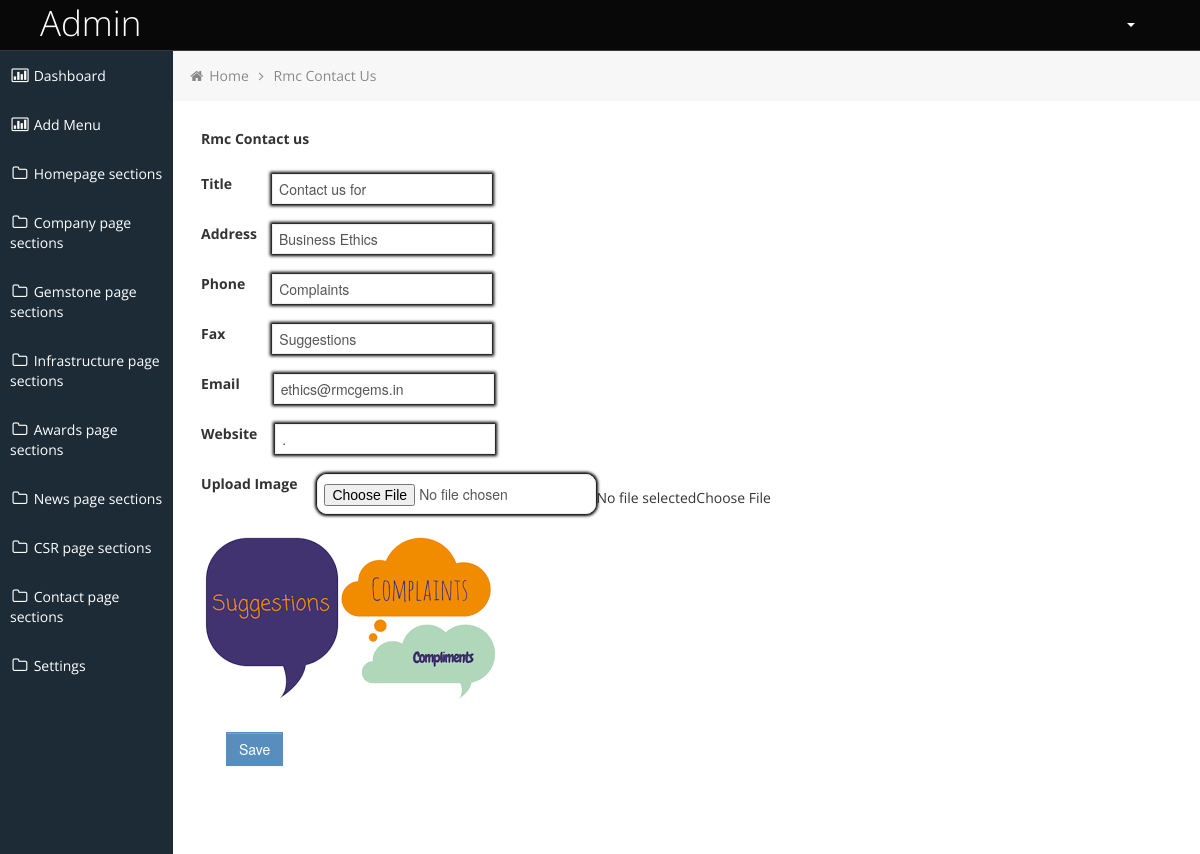
The app's page /admin/edit-rmc-contact-us?id=3&action=Edit (signed in) with its own data.
### tables this page shows
CREATE TABLE `rmc_contact` (
  `id` int(11) NOT NULL,
  `contact_title` varchar(255) NOT NULL,
  `contact_address` varchar(255) NOT NULL,
  `contact_phone` varchar(255) NOT NULL,
  `contact_image` varchar(255) NOT NULL,
  `contact_fax` varchar(255) NOT NULL,
  `created` datetime NOT NULL,
  `contact_email` varchar(255) DEFAULT NULL,
  `contact_website` varchar(255) DEFAULT NULL
);

### admin/functions/functions.php (called while the page is built, shortened)
<?php
class Functions{
	protected $db;
	public $date_time;
	private $host ='localhost';
	private $db_user ='rmcgems_rmc';
	private $db_pass ='rmcgems_rmc';
	private $db_name ='rmcgems_rmc';
	public function __construct(){
		$this->db = new mysqli($this->host, $this->db_user, $this->db_pass, $this->db_name);
		$this->date_time = date('Y-m-d H:i:s');
	}
	public function admin_acty($msg){
			$ip = $this->getUserIpAddr();
			$msg = $msg.$ip;
			$this->db->query("INSERT INTO login_activity (comment,date_time) VALUES ('$msg','$this->date_time')");
			return TRUE;
		}
		public	function getUserIpAddr(){
	    $ipaddress = $_SERVER['SERVER_ADDR'];
		$ip_server_data = array('HTTP_X_REAL_IP', 'HTTP_CF_CONNECTING_IP', 'HTTP_X_FORWARDED_FOR','REMOTE_ADDR');
		  foreach($ip_server_data as $real_ip){
			$real_ip = @$_SERVER[$real_ip];
			if($real_ip){
				$ipaddress = $real_ip;
				break;
			}
		}
		return $ipaddress;
	}
	public function xss_clean($value){
		return htmlspecialchars(strip_tags(mysqli_real_escape_string($this->db,$value)));
	}
public function get_where_custom($table,$col,$value){
		$table = $this->xss_clean($table);
		$col = $this->xss_clean($col);
		$value = $this->xss_clean($value);
		$res = $this->db->query("SELECT * FROM $table WHERE $col = '$value' ");
		$data_ar = [];
		if($res->num_rows > 0){
			while($data = $res->fetch_assoc()){
				$data_ar[] = $data;
			}
		}
		return $data_ar;
	}
	}
$functions =new Functions();
?>

### admin/edit-rmc-contact-us.php (the view, shortened to what this page needs)
<?php
require_once("_header.php");
  $functions->admin_acty('users page visited');
?>
<div class="container-fluid-full">
	<div class="row-fluid">
		<?php require_once("_sidebar.php"); ?>
		<div id="content" class="span10">
            <ul class="breadcrumb">
				<li>
					<i class="icon-home"></i>
					<a href="dashboard.php">Home</a>
					<i class="icon-angle-right"></i>
				</li>
				<li><a href="#">Rmc Contact Us</a></li>
			</ul>
			<?php
					$res = $functions->get_where_custom('rmc_contact','id',$_REQUEST['id']);
			?>
			<div class="row-fluid">
				<div class="span12">
					<form class=""  method="post" enctype="multipart/form-data">
						<fieldset>
                        	<div class="control-group span12" style="margin-left: 0px;">
							  <label class="control-labe1l" style="margin-bottom: 15px; "><strong>Rmc Contact us</strong></label>
							</div>
							<div class="control-group span12" style="margin-left: 0px; display: flex">
							  <label class="control-labe1l" style="margin-bottom: 15px; margin-right: 40px"><strong>Title</strong></label>
							  <input type="text" name="title" value="<?php  echo $res[0]['contact_title']; ?>" required="" style="border: 1px solid black;box-shadow: 0px 0px 3px 2px black;">
							</div>
							<div class="control-group span12" style="margin-left: 0px; display: flex">
							  <label class="control-labe1l" style="margin-bottom: 15px; margin-right: 15px"><strong>Address</strong></label>
							  <input type="text" name="address" value="<?php  echo $res[0]['contact_address']; ?>" required="" style="border: 1px solid black;box-shadow: 0px 0px 3px 2px black;">
							</div>
							<div class="control-group span12" style="margin-left: 0px; display: flex">
							  <label class="control-labe1l" style="margin-bottom: 15px; margin-right: 27px"><strong>Phone</strong></label>
							  <input type="text" name="phone"  value="<?php  echo $res[0]['contact_phone']; ?>" required="" style="border: 1px solid black;box-shadow: 0px 0px 3px 2px black;">
							</div>
							<div class="control-group span12" style="margin-left: 0px; display: flex">
							  <label class="control-labe1l" style="margin-bottom: 15px; margin-right: 47px"><strong>Fax</strong></label>
							  <input type="text" name="fax"  value="<?php  echo $res[0]['contact_fax']; ?>" required="" style="border: 1px solid black;box-shadow: 0px 0px 3px 2px black;">
							</div>
							<div class="control-group span12" style="margin-left: 0px; display: flex">
							  <label class="control-labe1l" style="margin-bottom: 15px; margin-right: 34px"><strong>Email</strong></label>
							  <input type="email" name="email"  value="<?php  echo $res[0]['contact_email']; ?>" required="" style="border: 1px solid black;box-shadow: 0px 0px 3px 2px black;">
							</div>
							<div class="control-group span12" style="margin-left: 0px; display: flex">
							  <label class="control-labe1l" style="margin-bottom: 15px; margin-right: 18px"><strong>Website</strong></label>
							  <input type="text" name="website"  value="<?php  echo $res[0]['contact_website']; ?>" required="" style="border: 1px solid black;box-shadow: 0px 0px 3px 2px black;">
							</div>
                         	<div class="control-group span12" style="margin-left: 0px;display: flex">
							  <label class="control-labe1l" style="margin-bottom: 15px;margin-right: 20px"><strong>Upload Image</strong></label>
							  <input type="file" name="image" required="" style="border: 1px solid black;box-shadow: 0px 0px 3px 2px black;border-radius: 10px">
							</div>
							<div class="control-group span12" style="margin-left: 0px;display: flex">
							<img src=" <?php echo "image/rmc-contact/".$res[0]['contact_image']; ?> ">
							</div>
							<div class="control-group span3">
							  <br>
								<input type="submit" class="input-xlarge btn btn-primary" name="submit" value="Save">
							</div>
						</fieldset>
					</form>
							</div>
					<div class="span4"></div>
				</div>
			</div>
		</div>
	</div>
<?php
require_once("_footer.php");
?>

### admin/css/style.css (style rules this page uses)
body { background: #F5F5F5; color: #333; border: none; font-family: 'Open Sans', sans-serif; font-weight: 400; }
a { color: #646464; }
#content { background: #ffffff; filter: none; min-height: 100%; padding: 20px 20px; position: relative; }
.breadcrumb { margin: -28px -28px 28px -28px; line-height: 34px; background: #F7F7F7; border: 0px; color: #888; -webkit-box-shadow: none; -moz-box-shadow: none; box-shadow: none; -webkit-border-radius: 0px; -moz-border-radius: 0px; border-radius: 0px; }
.breadcrumb a { color: #888; text-shadow: 0px 1px 1px #fff; }
.btn { display: inline-block; padding: 6px 12px; margin-bottom: 0; font-size: 14px; font-weight: 500; line-height: 20px; text-align: center; white-space: nowrap; vertical-align: middle; cursor: pointer; border: 1px solid #a7a9aa; -webkit-border-radius: 0px !important; border-radius: 0px !important; }
.btn { color: #ffffff; background-color: #a7a9aa; border-color: #a7a9aa; background-image: none; filter: none; text-shadow: none; }
.btn-primary { background-color: #578EBE; border-color: #578EBE; }

### admin/css/style-responsive.css (style rules this page uses)
@media (min-width: 1200px) { .container-fluid-full { overflow: hidden; position: relative; height: 100%; } }
@media (min-width: 1200px) { #content { width: 85.578%; padding: 28px; margin: 0px 0px; margin-left: 14.422% !important; } }

### admin/css/halflings.css (style rules this page uses)
html, html .halflings { -webkit-font-smoothing: antialiased !important; }

### admin/css/style-forms.css (style rules this page uses)
.add-on, select, textarea, input[type="text"], input[type="password"], input[type="datetime"], input[type="datetime-local"], input[type="date"], input[type="month"], input[type="time"], input[type="week"], input[type="number"], input[type="email"], input[type="url"], input[type="search"], input[type="tel"], input[type="color"], input[type="file"], .uneditable-input { border-color: #eee !important; display: inline-block; height: 20px; padding: 4px 6px; margin-bottom: 10px; font-size: 14px; line-height: 20px; color: #555555; vertical-align: middle; -webkit-border-radius: 0px; -moz-border-radius: 0px; border-radius: 0px; }
input, textarea, .uneditable-input { width: 206px; }
textarea, input[type="text"], input[type="password"], input[type="datetime"], input[type="datetime-local"], input[type="date"], input[type="month"], input[type="time"], input[type="week"], input[type="number"], input[type="email"], input[type="url"], input[type="search"], input[type="tel"], input[type="color"], .uneditable-input { background-color: #ffffff; border: 1px solid #cccccc; -webkit-box-shadow: none; -moz-box-shadow: none; box-shadow: none; -webkit-transition: border linear 0.2s, box-shadow linear 0.2s; -moz-transition: border linear 0.2s, box-shadow linear 0.2s; -o-transition: border linear 0.2s, box-shadow linear 0.2s; transition: border linear 0.2s, box-shadow linear 0.2s; }
input[type="file"], input[type="image"], input[type="submit"], input[type="reset"], input[type="button"], input[type="radio"], input[type="checkbox"] { width: auto; }
select, input[type="file"] { height: 30px; *margin-top: 4px; line-height: 30px; }
.input-xlarge { width: 270px; }
input, textarea, .uneditable-input { margin-left: 0; }
.control-group { margin-bottom: 10px; }

### records on screen
rmc_contact: title "Contact us for", address "Business Ethics", phone "Complaints", fax "Suggestions", email "ethics@rmcgems.in", website ".", contact_image (picture)
